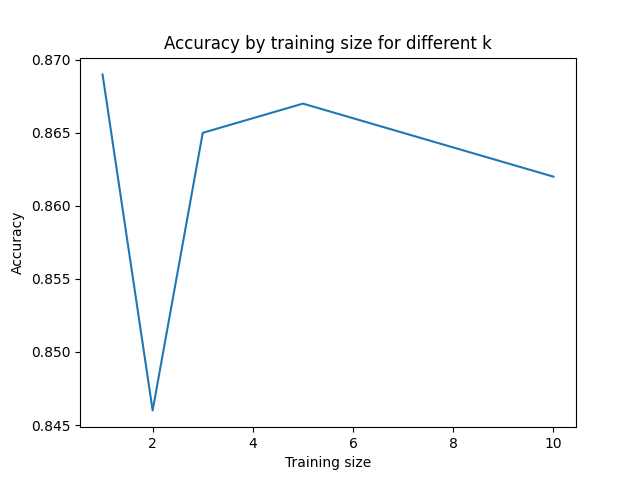

The Python source for this figure:
import numpy as np
from scipy.io import loadmat
import matplotlib.pyplot as plt
from knn import *

#Loading the data
M = loadmat('MNIST_digit_data.mat')
images_train,images_test,labels_train,labels_test= M['images_train'],M['images_test'],M['labels_train'],M['labels_test']

#just to make all random sequences on all computers the same.
np.random.seed(1)

#randomly permute data points
inds = np.random.permutation(images_train.shape[0])
images_train = images_train[inds]
labels_train = labels_train[inds]

inds = np.random.permutation(images_test.shape[0])
images_test = images_test[inds]
labels_test = labels_test[inds]

#if you want to use only the first 1000 data points.
#images_train = images_train[0:1000,:]
#labels_train = labels_train[0:1000,:]


#plots

new_training_images = images_train[0:1000]
new_training_labels = labels_train[0:1000]

new_validation_images = images_train[1000:2000]
new_validation_labels = labels_train[1000:2000]

k_values = [1,2,3,5,10]
results_validation = []
for k_value in k_values:
    accuracy = kNN(new_training_images, new_training_labels, new_validation_images, new_validation_labels, k_value)
    results_validation.append(accuracy[1])
plt.plot(k_values, results_validation)

plt.xlabel('Training size')
plt.ylabel('Accuracy')
plt.title('Accuracy by training size for different k')
plt.savefig('knn_validation.png')
